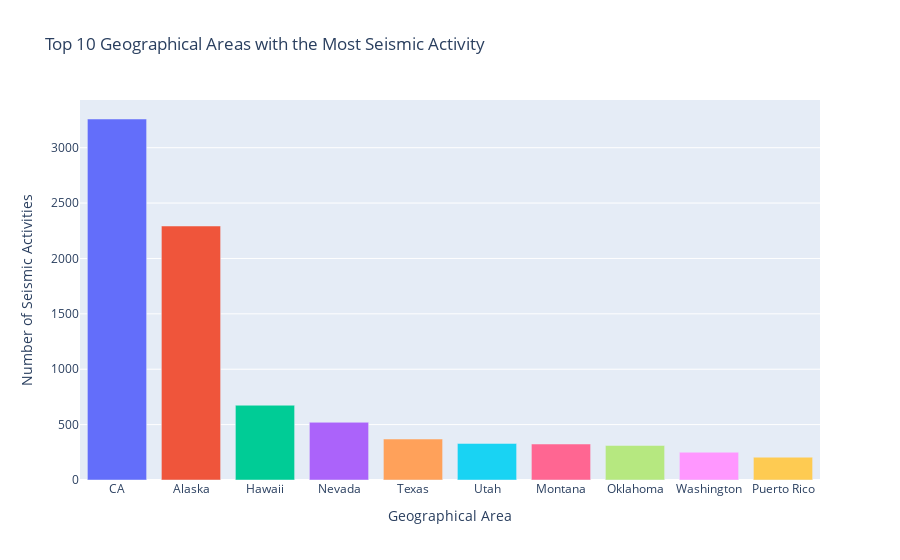

This figure's notebook cell:
### Markdown cell above
## 1.Most seismic activity in  a Territory(Geographical area)

### Code cell
seismic_activity_counts = data['Territory'].value_counts().head(10)
seismic_activity_counts_df = seismic_activity_counts.reset_index()
seismic_activity_counts_df.columns = ['Territory', 'Count']

fig = px.bar(
    seismic_activity_counts_df,
    x='Territory',
    y='Count',
    title='Top 10 Geographical Areas with the Most Seismic Activity',
    labels={'Territory': 'Geographical Area', 'Count': 'Number of Seismic Activities'},
    color='Territory'
)
fig.update_layout(
    xaxis_title='Geographical Area',
    yaxis_title='Number of Seismic Activities',
    showlegend=False
)

fig.show()

### Figure 1 — Plotly figure (JSON) as saved in the notebook; plotly's stock layout.template omitted (floating-point values rounded to 4 significant figures)
{"data": [{"alignmentgroup": "True", "hovertemplate": "Geographical Area=%{x}<br>Number of Seismic Activities=%{y}<extra></extra>", "legendgroup": "CA", "marker": {"color": "#636efa", "pattern": {"shape": ""}}, "name": "CA", "offsetgroup": "CA", "orientation": "v", "showlegend": true, "textposition": "auto", "type": "bar", "x": ["CA"], "xaxis": "x", "y": [3259], "yaxis": "y"}, {"alignmentgroup": "True", "hovertemplate": "Geographical Area=%{x}<br>Number of Seismic Activities=%{y}<extra></extra>", "legendgroup": "Alaska", "marker": {"color": "#EF553B", "pattern": {"shape": ""}}, "name": "Alaska", "offsetgroup": "Alaska", "orientation": "v", "showlegend": true, "textposition": "auto", "type": "bar", "x": ["Alaska"], "xaxis": "x", "y": [2293], "yaxis": "y"}, {"alignmentgroup": "True", "hovertemplate": "Geographical Area=%{x}<br>Number of Seismic Activities=%{y}<extra></extra>", "legendgroup": "Hawaii", "marker": {"color": "#00cc96", "pattern": {"shape": ""}}, "name": "Hawaii", "offsetgroup": "Hawaii", "orientation": "v", "showlegend": true, "textposition": "auto", "type": "bar", "x": ["Hawaii"], "xaxis": "x", "y": [675], "yaxis": "y"}, {"alignmentgroup": "True", "hovertemplate": "Geographical Area=%{x}<br>Number of Seismic Activities=%{y}<extra></extra>", "legendgroup": "Nevada", "marker": {"color": "#ab63fa", "pattern": {"shape": ""}}, "name": "Nevada", "offsetgroup": "Nevada", "orientation": "v", "showlegend": true, "textposition": "auto", "type": "bar", "x": ["Nevada"], "xaxis": "x", "y": [521], "yaxis": "y"}, {"alignmentgroup": "True", "hovertemplate": "Geographical Area=%{x}<br>Number of Seismic Activities=%{y}<extra></extra>", "legendgroup": "Texas", "marker": {"color": "#FFA15A", "pattern": {"shape": ""}}, "name": "Texas", "offsetgroup": "Texas", "orientation": "v", "showlegend": true, "textposition": "auto", "type": "bar", "x": ["Texas"], "xaxis": "x", "y": [370], "yaxis": "y"}, {"alignmentgroup": "True", "hovertemplate": "Geographical Area=%{x}<br>Number of Seismic Activities=%{y}<extra></extra>", "legendgroup": "Utah", "marker": {"color": "#19d3f3", "pattern": {"shape": ""}}, "name": "Utah", "offsetgroup": "Utah", "orientation": "v", "showlegend": true, "textposition": "auto", "type": "bar", "x": ["Utah"], "xaxis": "x", "y": [330], "yaxis": "y"}, {"alignmentgroup": "True", "hovertemplate": "Geographical Area=%{x}<br>Number of Seismic Activities=%{y}<extra></extra>", "legendgroup": "Montana", "marker": {"color": "#FF6692", "pattern": {"shape": ""}}, "name": "Montana", "offsetgroup": "Montana", "orientation": "v", "showlegend": true, "textposition": "auto", "type": "bar", "x": ["Montana"], "xaxis": "x", "y": [325], "yaxis": "y"}, {"alignmentgroup": "True", "hovertemplate": "Geographical Area=%{x}<br>Number of Seismic Activities=%{y}<extra></extra>", "legendgroup": "Oklahoma", "marker": {"color": "#B6E880", "pattern": {"shape": ""}}, "name": "Oklahoma", "offsetgroup": "Oklahoma", "orientation": "v", "showlegend": true, "textposition": "auto", "type": "bar", "x": ["Oklahoma"], "xaxis": "x", "y": [312], "yaxis": "y"}, {"alignmentgroup": "True", "hovertemplate": "Geographical Area=%{x}<br>Number of Seismic Activities=%{y}<extra></extra>", "legendgroup": "Washington", "marker": {"color": "#FF97FF", "pattern": {"shape": ""}}, "name": "Washington", "offsetgroup": "Washington", "orientation": "v", "showlegend": true, "textposition": "auto", "type": "bar", "x": ["Washington"], "xaxis": "x", "y": [251], "yaxis": "y"}, {"alignmentgroup": "True", "hovertemplate": "Geographical Area=%{x}<br>Number of Seismic Activities=%{y}<extra></extra>", "legendgroup": "Puerto Rico", "marker": {"color": "#FECB52", "pattern": {"shape": ""}}, "name": "Puerto Rico", "offsetgroup": "Puerto Rico", "orientation": "v", "showlegend": true, "textposition": "auto", "type": "bar", "x": ["Puerto Rico"], "xaxis": "x", "y": [206], "yaxis": "y"}], "layout": {"barmode": "relative", "legend": {"title": {"text": "Geographical Area"}, "tracegroupgap": 0}, "showlegend": false, "title": {"text": "Top 10 Geographical Areas with the Most Seismic Activity"}, "xaxis": {"anchor": "y", "categoryarray": ["CA", "Alaska", "Hawaii", "Nevada", "Texas", "Utah", "Montana", "Oklahoma", "Washington", "Puerto Rico"], "categoryorder": "array", "domain": [0, 1], "title": {"text": "Geographical Area"}}, "yaxis": {"anchor": "x", "domain": [0, 1], "title": {"text": "Number of Seismic Activities"}}}}
